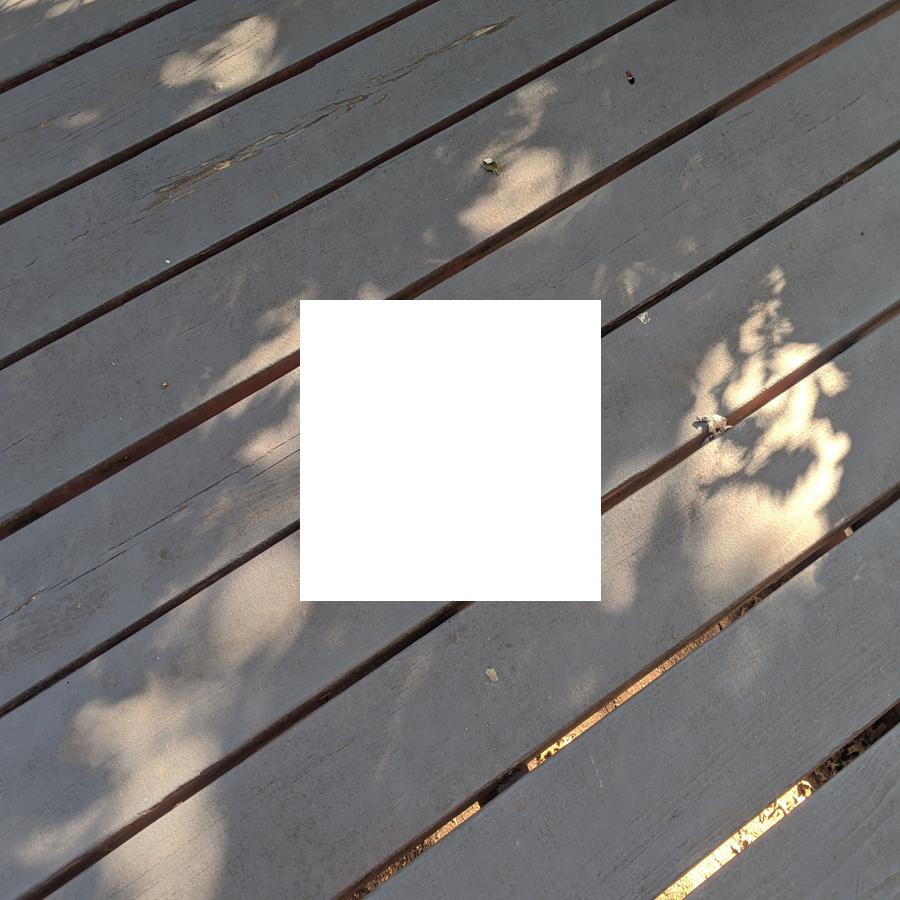
#> input picture Wood_Masked.jpg, 900 x 900 px
$ python final_data_processing.py
#> lines starting #> are read from the running program, lines starting #| are printed output that depends on the picture; long printed decimals are rounded
import cv2
import numpy as np
from math import sqrt
from matplotlib import pyplot as plt
import pickle

image_original = cv2.imread("Wood_Masked.jpg")
#> image_original is the input picture: shape (900, 900, 3); mean B, G, R 124.7, 125.7, 128
# fix the colors (BGR to RGB)
image_original = np.flip(image_original, axis=-1)

# get rid of the white part so we can find the colors
image = np.array_split(image_original, 3)
#> image = 3 items
image = np.stack(image)
image = np.array_split(image, 3, axis=2)
image= np.stack(image)
image = list(image.reshape(9, 300, 300, 3))
#> image = 9 items
del image[4]
image = np.concatenate(np.stack(image), axis=0)
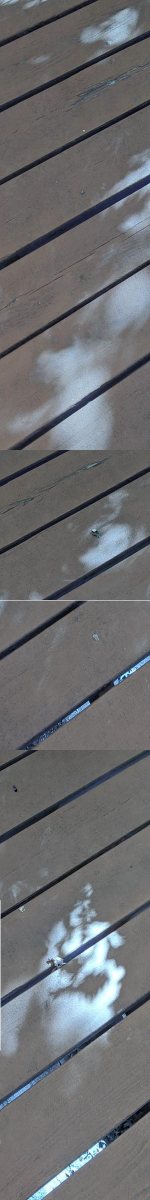
#> image: shape (2400, 300, 3) (shown at 1/2 size); mean of channels 0, 1, 2 112.2, 109.5, 108.4; drawn as B, G, R

# number of bins/colors to find
bin_count = 4
min_percent = .005

show_image = False
show_palette = True

try:
    bins = pickle.load(open("bins.p", "rb"))
#> (reads bins.p from the repository)
except:
    bins = None
binned_pixels = []
total_pixels = len(image.reshape(-1, 3))*(8/9)
#> total_pixels = 640000
if bins is None or len(bins) != bin_count:
    print("Defining Bins")
    # must be square
    bins = np.random.randint(high=256, low = 0, size=(bin_count, 3))
    # find nearest bin for each value

    for iteration in range(100):
        binned_pixels = [[] for i in range(bin_count)]
        print("Finding Nearest Bin for Each Value")
        # find distances for each bin for each pixel
        dist = np.sum((bins[:, None, :]-image.reshape(-1, 3))**2, axis=2)
        # get closest bin for each pixel
        idxs = np.argmin(dist, axis=0)
        # assign pixel to bin
        for i, pixel in enumerate(image.reshape(-1, 3)):
            binned_pixels[idxs[i]].append(pixel)

        print("Calculating Mean for Each Bin")
        # calculate mean for each bin and redefine bin value
        total_zeros = 0
        max = 0
        max_bin = 0

        for i, bin in enumerate(binned_pixels):
            print(len(bin)/total_pixels)
            if len(bin)/total_pixels > min_percent:
                bins[i] = np.mean(bin, axis=0)
                if len(bin) > max:
                    max = len(bin)
                    max_bin = i
            else:
                bins[i] = np.random.randint(high=256, low = 0, size=(3))
                total_zeros += 1
        if total_zeros == 0:
            break
        # stop pixels from collecting at local maximum
        bins[max_bin] = np.random.randint(high=256, low = 0, size=(3))
        print("Iteration: ", iteration, " total_zeros: ", total_zeros)
#> this loop made 3 passes
#| 1.080
#| 0.0427
#| 0.002216
#| 0.0
#| 0.0
#| 0.08223
#| 0.9149
#| 0.1278
#| 0.008125
#| 0.08129
#> (further printed lines are left out)
#> after the loop, bins = [[21, 14, 13], [212, 195, 171], [74, 69, 69], [111, 110, 111]]


if show_palette:
    plt.imshow(bins.reshape(1, -1, 3).astype(np.uint8))
    plt.show()
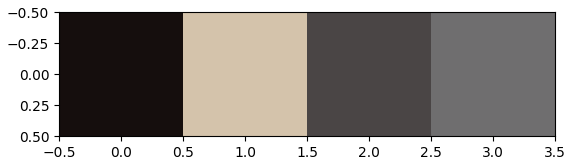
#> figure drawn by matplotlib, 1 panel

if show_image:
    # find nearest bin for each value
    dist = np.sum((bins[:, None, :]-image_original.reshape(-1, 3))**2, axis=2)
    idxs = np.argmin(dist, axis=0)

    # Map the image to the nearest colors
    quantized = bins[idxs]

    plt.imshow(quantized.reshape(image_original.shape).astype(np.uint8))
    plt.show()

pickle.dump(bins, open("bins.p", "wb"))

bin_sizes = {}


if len(binned_pixels) != 0:
    for i, bin in enumerate(binned_pixels):
        bin_sizes.update({i: len(bin)/total_pixels})
#> after the loop, bin_sizes = {0: 0.00813, 1: 0.0813, 2: 0.171, 3: 0.864}

    # print(bin_sizes)
    pickle.dump(bin_sizes, open("bin_sizes.p", "wb"))

def quantize(image, bins = bins):
    # find nearest bin for each value
    dist = np.sum((bins[:, None, :]-image.reshape(-1, 3))**2, axis=2)
    idxs = np.argmin(dist, axis=0)

    # Map the image to the nearest colors
    quantized = bins[idxs]

    return quantized.reshape(image.shape).astype(np.uint8)

def quantize_indexs(image, bins = bins):
    # find nearest bin for each value
    dist = np.sum((bins[:, None, :]-image.reshape(-1, 3))**2, axis=2)
    idxs = np.argmin(dist, axis=0)

    # Map the image to the nearest colors
    quantized = idxs

    return quantized.reshape(image.shape[0], image.shape[1], 1).astype(np.uint8)

# print(bins)

def get_original_data():
    image_original = cv2.imread("Wood_Masked.jpg")
    # fix the colors (BGR to RGB)
    image_original = np.flip(image_original, axis=-1)

    # get rid of the white part so we can find the colors
    image = np.array_split(image_original, 3)
    image = np.stack(image)
    image = np.array_split(image, 3, axis=2)
    image= np.stack(image)
    image = list(image.reshape(9, 300, 300, 3))
    del image[4]

    processed_data = []
    for i, image in enumerate(image):
        processed_data.append(image)
        # for r in range(4):
        #     processed_data.append(np.rot90(image))

    image = np.concatenate(np.stack(processed_data), axis=0)
    return image
